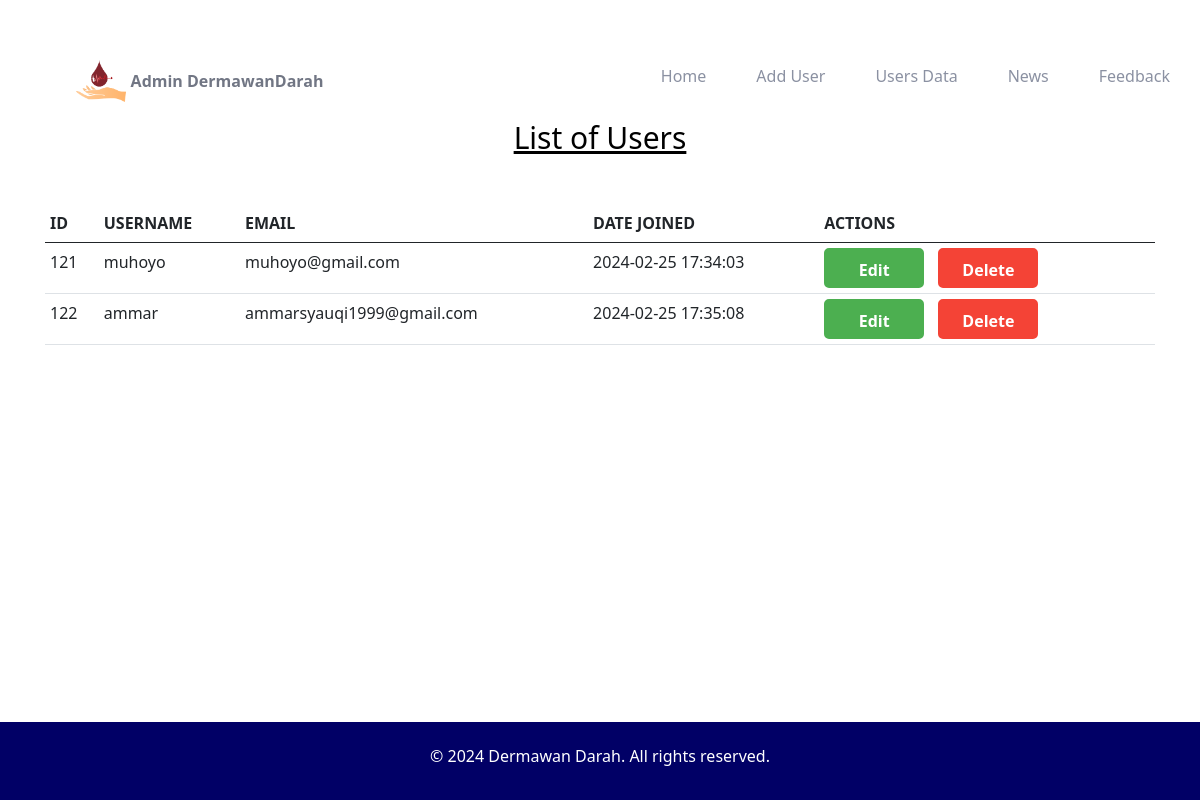
/admin/userdata.php, run on the app's committed database.
### tables this page shows
CREATE TABLE `registration` (
  `id` int(10) NOT NULL,
  `username` varchar(50) NOT NULL,
  `email` varchar(50) NOT NULL,
  `password` varchar(50) NOT NULL,
  `join_date` datetime NOT NULL DEFAULT current_timestamp()
);

### admin/userdata.php (the view, shortened to what this page needs)
<!DOCTYPE html>
<html lang="en">
<head>
  <link href="https://cdn.jsdelivr.net/npm/bootstrap@5.0.2/dist/css/bootstrap.min.css" rel="stylesheet"
>
  <link rel="stylesheet" href="https://cdnjs.cloudflare.com/ajax/libs/font-awesome/4.7.0/css/font-awesome.min.css">
  <link rel="stylesheet" href="/fyp/style.css">
</head>
<body id="top">
  <main>
    <header class="header" data-header>
      <div class="container">
        <div class="logo-container">
          <img src="images/asset5.png" alt="Logo" class="logo-image">
          <span class="logo-text">Admin DermawanDarah</span>
        </div>
        <nav class="navbar" data-navbar>
          <ul class="navbar-list">
            <li class="navbar-item">
              <a href="adminindex.php" class="navbar-link" data-nav-link>Home</a>
            </li>
            <li class="navbar-item">
              <a href="create.php" class="navbar-link" data-nav-link>Add User</a>
            </li>
            <li class="navbar-item">
              <a href="userdata.php" class="navbar-link" data-nav-link>Users Data</a>
            </li>
            <li class="navbar-item">
              <a href="admininfo.php" class="navbar-link" data-nav-link>News</a>
            </li>
            <li class="navbar-item">
              <a href="feedback.php" class="navbar-link" data-nav-link>Feedback</a>
            </li>
          </ul>
        </nav>
      </div>
    </header>
    <div id="tableSection">
    <h1 id="texttitle">List of Users</h1><br>
      <div class="container my-4">
        <table class="table">
          <thead>
            <tr>
              <th>ID</th>
              <th>USERNAME</th>
              <th>EMAIL</th>
              <th>DATE JOINED</th>
              <th>ACTIONS</th>
            </tr>
          </thead>
          <tbody>
            <?php
            include "connection.php";
            $sql = "SELECT * FROM registration";
            $result = $conn->query($sql);
            while ($row = $result->fetch_assoc()) {
              echo "
                      <tr>
                          <td>$row[id]</td>
                          <td>$row[username]</td>
                          <td>$row[email]</td>
                          <td>$row[join_date]</td>
                          <td>
                          <a class='buttonedit' href='edit.php?id=$row[id]'>Edit</a>
                          <a class='buttondelete' href='delete.php?id=$row[id]'>Delete</a>
                          </td>
                      </tr>
                  ";
            }
            ?>
          </tbody>
        </table>
      </div>
    </div>
    <footer>
      <p>&copy; 2024 Dermawan Darah. All rights reserved.</p>
    </footer>
  </main>
</body>
</html>

### style.css (style rules this page uses)
*, *::before, *::after { margin: 0; padding: 0; box-sizing: border-box; }
li { list-style: none; }
a, img, span, input, button, ion-icon { display: block; }
a { color: inherit; text-decoration: none; }
img { height: auto; }
html { font-family: sans-serif; font-size: 10px; scroll-behavior: smooth; }
body { background-color: #fff; color: hsl(225, 8%, 48%); font-size: 1.6rem; line-height: 1.75; }
.container { padding-inline: 15px; }
.header { position: fixed; top: 0; left: 0; width: 100%; padding-block: 25px; transition: padding 0.25s ease; z-index: 4; }
.header .container { display: flex; justify-content: space-between; align-items: center; }
.logo-container { display: flex; align-items: center; padding-left: 4%; }
.logo-image { width: 50px; height: auto; margin-right: 5px; }
.logo-text { font-weight: bold; }
.navbar { padding-right: 4%; position: fixed; top: 0; right: 0; background-color: hsl(240, 8%, 12%); color: #fff; max-width: 300px; width: 100%; height: 100%; padding: 30px; z-index: 1; transform: translateX(100%); visibility: hidden; transition: 0.25s cubic-bezier(0.51, 0.03, 0.64, 0.28); }
.navbar-item:not(:last-child) { border-block-end: 1px solid hsl(0, 0%, 21%); }
.navbar-link { font-size: 1.4rem; font-weight: 700; padding-block: 15px; text-transform: uppercase; transition: 0.25s ease; }
@media (min-width: 575px) { .container { max-width: 540px; width: 100%; margin-inline: auto; } }
@media (min-width: 575px) { .header .container { max-width: unset; } }
@media (min-width: 768px) { .container { max-width: 720px; } }
@media (min-width: 992px) { .container { max-width: 960px; } }
@media (min-width: 992px) { .header { padding-block-start: 47px; } }
@media (min-width: 992px) { .navbar, .navbar.active { all: unset; } }
@media (min-width: 992px) { .navbar-item:not(:last-child) { border: none; } }
@media (min-width: 992px) { .navbar-list { display: flex; gap: 30px; } }
@media (min-width: 992px) { .navbar-link { position: relative; color: hsl(225, 11%, 59%); text-transform: capitalize; font-size: unset; font-weight: 500; } }
@media (min-width: 992px) { .navbar-link::before { content: ""; position: absolute; bottom: 5px; left: 0; width: 0; height: 4px; border-radius: 5px; background-color: hsl(241, 77%, 63%); transition: 0.25s ease; } }
@media (min-width: 1200px) { .container { max-width: 1140px; } }
@media (min-width: 1200px) { .header .container { padding-inline: 30px; } }
@media (min-width: 1200px) { .navbar-list { gap: 50px; } }

### admin/userdata.php (style rules this page uses)
#texttitle { margin-top: 70px; text-align: center; color: black; text-decoration: underline; font-size: 30px; }
.buttonedit, .buttondelete { display: inline-block; width: 100px; height: 40px; line-height: 40px; text-align: center; border-radius: 5px; margin-right: 10px; text-decoration: none; font-weight: bold; cursor: pointer; }
.buttonedit { background-color: #4CAF50; border: 2px solid #4CAF50; color: white; }
.buttondelete { background-color: #f44336; border: 2px solid #f44336; color: white; }
#tableSection { margin-top: 10%; }
footer { position: fixed; bottom: 0; width: 100%; padding: 20px; background-color: #010066; text-align: center; color: white; }

### data on the page
registration: id "121", username "muhoyo", email "muhoyo@gmail.com", join_date "2024-02-25 17:34:03"
registration: id "122", username "ammar", email "ammarsyauqi1999@gmail.com", join_date "2024-02-25 17:35:08"
